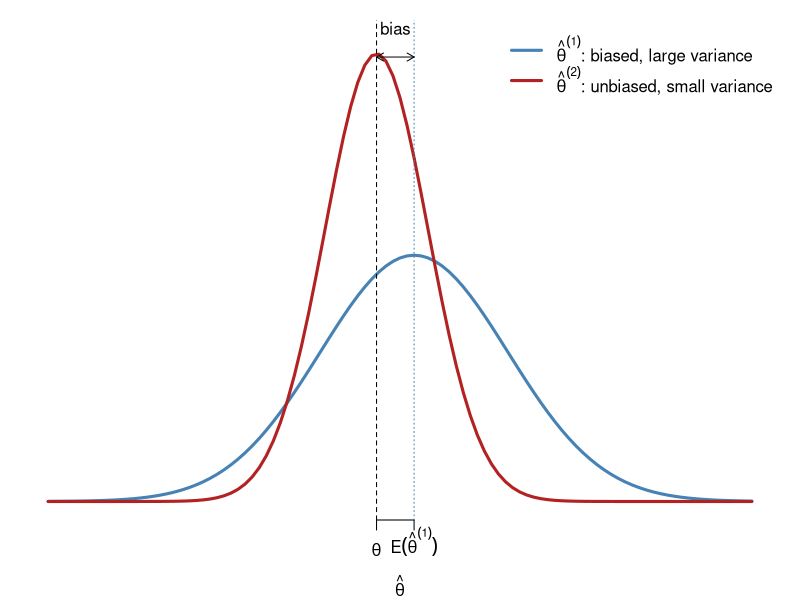
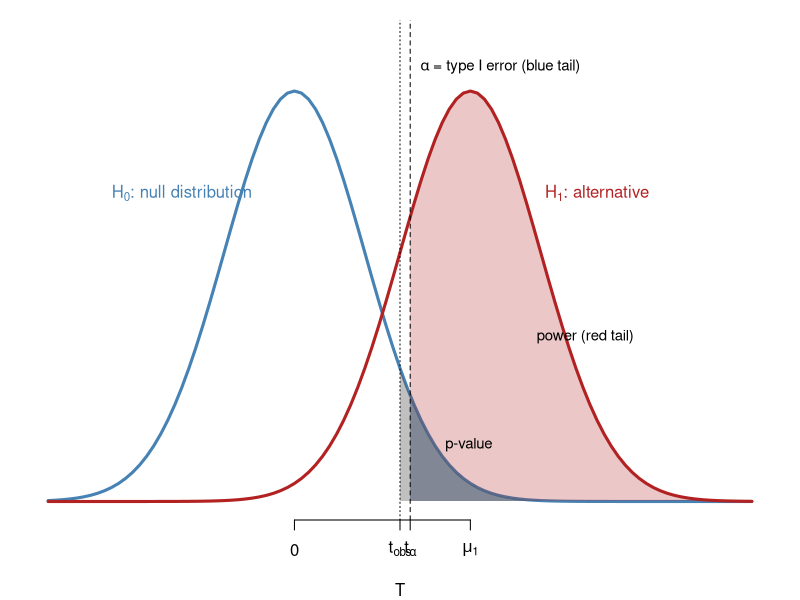
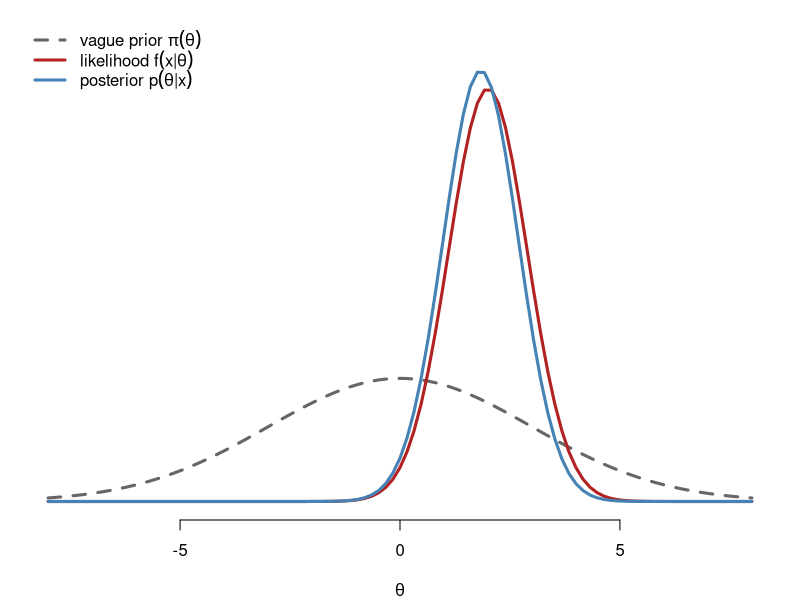
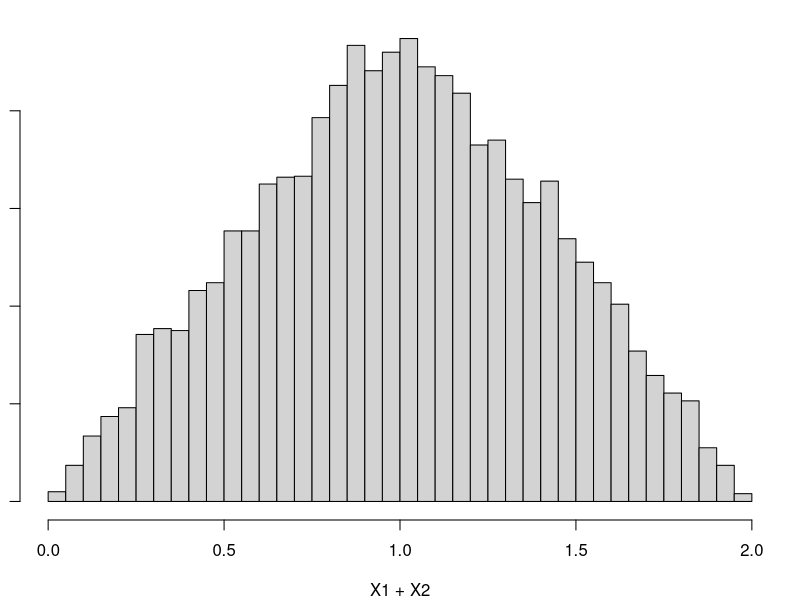
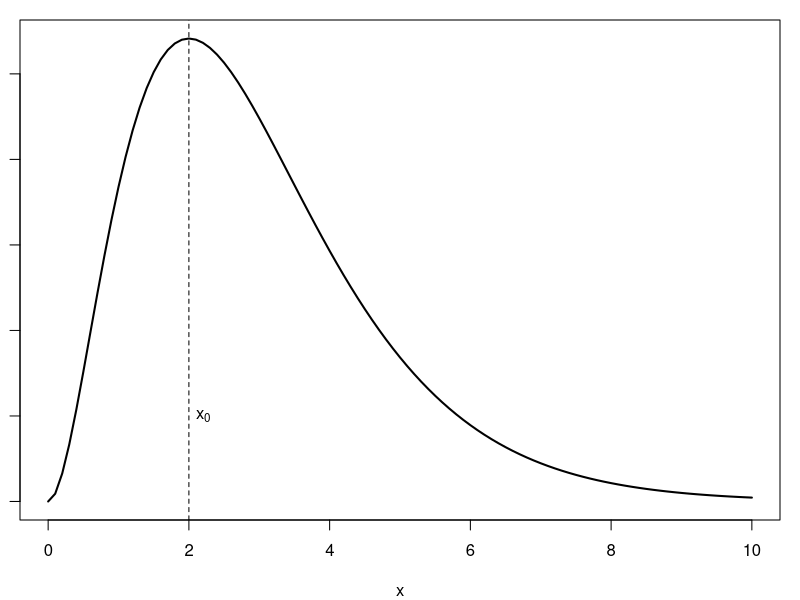
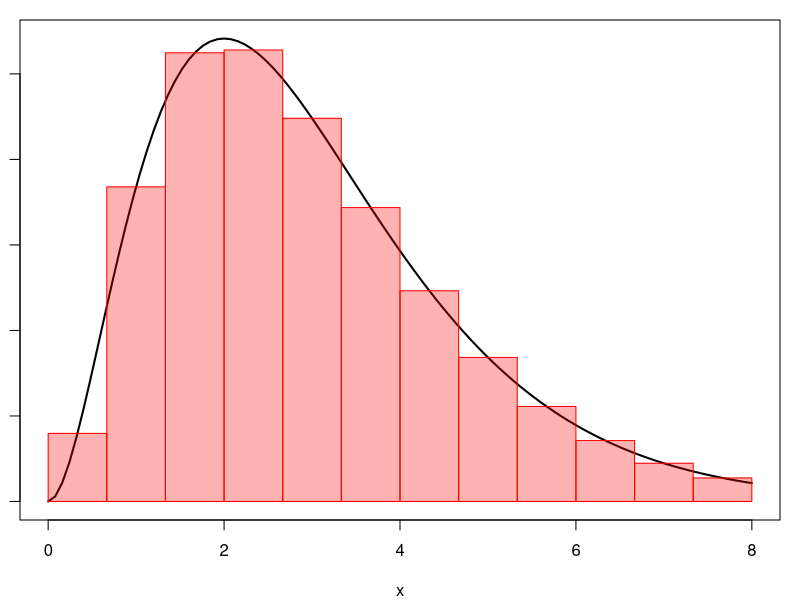

These figures' R source, in order:
## ---- chunk 1
#| label: setup
#| echo: false
#| warning: false
#| message: false
set.seed(1)
## ---- chunk 2
#| label: sampling-distributions
#| fig-height: 3.6
#| fig-width: 9
par(mar = c(4, 1, 1, 1))
curve(dnorm(x, 0.4, 1), -3.5, 4, lwd = 3, col = "steelblue", axes = FALSE,
      xlab = expression(hat(theta)), ylab = "", ylim = c(0, 0.75))
curve(dnorm(x, 0, 0.55), add = TRUE, lwd = 3, col = "firebrick")
axis(1, at = c(0, 0.4), labels = c(expression(theta), expression(E(hat(theta)^(1)))))
abline(v = 0, lty = 2); abline(v = 0.4, lty = 3, col = "steelblue")
arrows(0, 0.72, 0.4, 0.72, code = 3, length = 0.08); text(0.2, 0.74, "bias", pos = 3)
legend("topright", bty = "n", lwd = 3, col = c("steelblue", "firebrick"),
       legend = c(expression(hat(theta)^(1)*": biased, large variance"),
                  expression(hat(theta)^(2)*": unbiased, small variance")))
## ---- chunk 3
#| label: null-alternative-distributions
#| fig-height: 4.2
#| fig-width: 10
par(mar = c(4, 1, 1, 1))
tobs <- 1.5; tcrit <- qnorm(0.95); mu1 <- 2.5
curve(dnorm(x), -3.5, 6.5, lwd = 3, col = "steelblue", axes = FALSE,
      xlab = "T", ylab = "", ylim = c(0, 0.45))
curve(dnorm(x, mu1), add = TRUE, lwd = 3, col = "firebrick")
shade <- function(from, to, mean, col) {
  xs <- seq(from, to, length.out = 200)
  polygon(c(xs, rev(xs)), c(dnorm(xs, mean), rep(0, 200)), col = col, border = NA)
}
shade(tcrit, 6.5, mu1, adjustcolor("firebrick", 0.25))   # power
shade(tcrit, 6.5, 0,   adjustcolor("steelblue", 0.45))   # alpha
shade(tobs,  6.5, 0,   adjustcolor("gray30", 0.35))      # p-value
axis(1, at = c(0, tobs, tcrit, mu1),
     labels = c("0", expression(t[obs]), expression(t[alpha]), expression(mu[1])))
abline(v = tcrit, lty = 2); abline(v = tobs, lty = 3)
text(-1.6, 0.30, expression(H[0]*": null distribution"), col = "steelblue")
text(4.3, 0.30, expression(H[1]*": alternative"), col = "firebrick")
text(2.0, 0.055, "p-value", pos = 4, cex = 0.9)
text(tcrit, 0.42, expression(alpha*" = type I error (blue tail)"), pos = 4, cex = 0.9)
text(3.3, 0.16, "power (red tail)", pos = 4, cex = 0.9)
## ---- chunk 4
#| label: prior-likelihood-posterior
#| fig-height: 4.2
#| fig-width: 10
par(mar = c(4, 1, 1, 1))
# normal mean with known sigma: vague prior N(0, 3^2), n = 5, xbar = 2, sigma = 2
s2p <- 9; xbar <- 2; n <- 5; s2 <- 4
v_post <- 1 / (1 / s2p + n / s2); m_post <- v_post * (n * xbar / s2)
curve(dnorm(x, 0, sqrt(s2p)), -8, 8, lwd = 3, col = "gray40", lty = 2,
      axes = FALSE, xlab = expression(theta), ylab = "", ylim = c(0, 0.5))
curve(dnorm(x, xbar, sqrt(s2 / n)), add = TRUE, lwd = 3, col = "firebrick")
curve(dnorm(x, m_post, sqrt(v_post)), add = TRUE, lwd = 3, col = "steelblue")
axis(1)
legend("topleft", bty = "n", lwd = 3, lty = c(2, 1, 1),
       col = c("gray40", "firebrick", "steelblue"),
       legend = c(expression("vague prior "*pi(theta)),
                  expression("likelihood "*f(x*"|"*theta)),
                  expression("posterior "*p(theta*"|"*x))))
## ---- chunk 5
#| echo: true
x <- c(1e10 + 1, 1e10 + 2, 1e10 + 3)
var(x)                                    # correct answer: 1
sum(x^2)/2 - 3 * mean(x)^2 / 2           # textbook formula
## ---- chunk 6
#| echo: true
prod(dnorm(rnorm(1000)))                  # likelihood underflows to 0
sum(dnorm(rnorm(1000), log = TRUE))       # log-likelihood is fine
## ---- chunk 7
#| echo: true
#| fig-height: 3.5
z <- runif(10000) + runif(10000)
hist(z, breaks = 40, freq = FALSE, main = "", xlab = "X1 + X2")
## ---- chunk 8
#| fig-height: 3.5
curve(dgamma(x, 3, 1), 0, 10, ylab = "f(x)", lwd = 2, main = "")
abline(v = 2, lty = 2)
text(2.1, 0.05, expression(x[0]), adj = 0)
## ---- chunk 9
#| fig-height: 4
f <- function(x) dgamma(x, 3, 1)
curve(f, 0, 8, lwd = 2, ylab = "f(x)", main = "")
k <- 12; xs <- seq(0, 8, length.out = k + 1)
rect(xs[-(k+1)], 0, xs[-1], f((xs[-(k+1)] + xs[-1]) / 2),
     col = adjustcolor("red", 0.3), border = "red")
